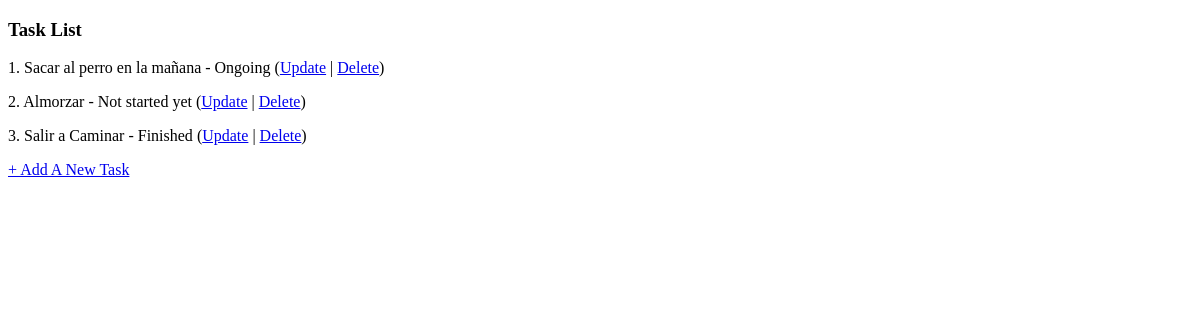
/, run on an earlier commit of the app's database.
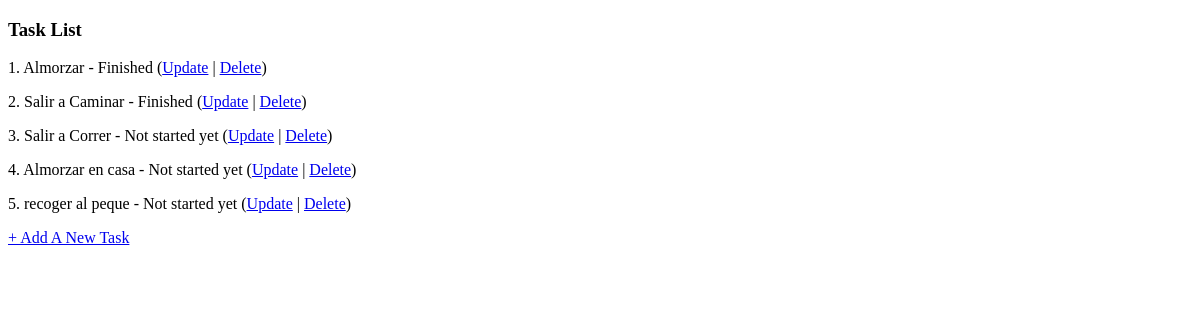
And on a later commit of the database.
### to_do/models.py (models this page shows, shortened)
class Task(models.Model):
    name = models.CharField(verbose_name="Task name", max_length=65, unique=True)
    status = models.CharField(verbose_name="Task status", max_length=1, choices=Status.choices)

### to_do/views.py (the view)
# urls.py: path('', views.task_list, name='task_list'),
def task_list(request):
    tasks = Task.objects.all()
    return render(request, "tasks/task_list.html", { "tasks": tasks,})

### templates/tasks/task_list.html (shortened to what this page needs)
<!DOCTYPE html>
<html lang="en">
<head>
</head>
<body>
    <h3>Task List</h3>
    {% for task in tasks %}
    <p>{{ forloop.counter }}. {{ task.name }} - {{ task.get_status_display }}
        (<a href="{% url 'tasks:task_update' task.id %}">Update</a> |
        <a href="{% url 'tasks:task_delete' task.id %}">Delete</a>)
    </p>
    {% endfor %}
    <p> <a href="{% url 'tasks:task_create' %}"> + Add A New Task</a></p>
</body>
</html>

What changed in the data, as far as the page shows it:
removed Task: name "Sacar al perro en la mañana", status "Ongoing"
changed Task "Almorzar": status "Not started yet" → "Finished"
added Task: name "Salir a Correr", status "Not started yet"
added Task: name "Almorzar en casa", status "Not started yet"
added Task: name "recoger al peque", status "Not started yet"
